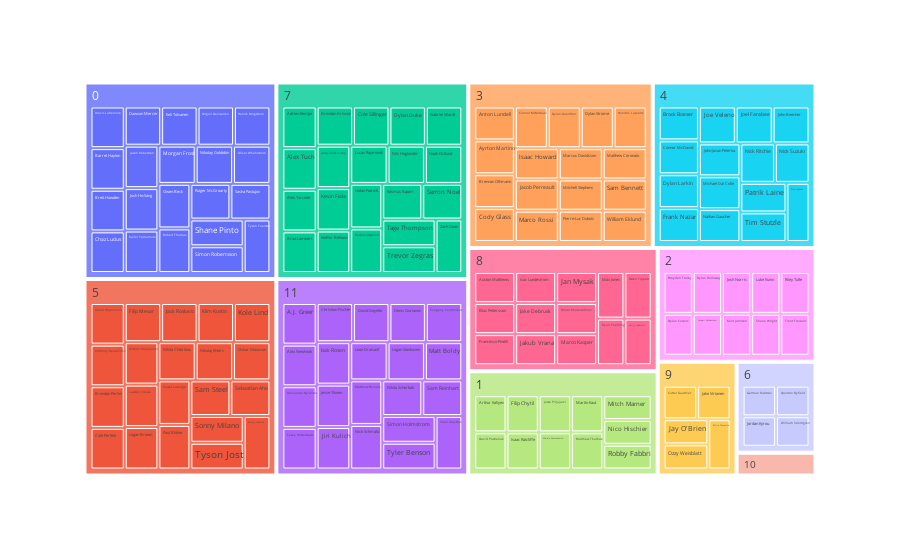

Notebook source saved alongside this figure:
### Code cell
import plotly.express as px

print(X_train.columns)
print(X_train.head())

#visualize mappings via treemap
result_summary = pd.pivot_table(X_train, index=['label', 'player_name'],  aggfunc='count').reset_index().rename(columns={'draft_position':'count'})
result_treemap = result_summary
fig = px.treemap(result_treemap,path=['label', 'player_name'],values='count')
fig.show()

### Figure 1 — Plotly figure (JSON) as saved in the notebook; plotly's stock layout.template omitted (floating-point values rounded to 4 significant figures; data arrays with more than 128 entries replaced by an {"elided": "..."} marker saying what was removed)
{"data": [{"branchvalues": "total", "domain": {"x": [0, 1], "y": [0, 1]}, "hovertemplate": "labels=%{label}<br>count=%{value}<br>parent=%{parent}<br>id=%{id}<extra></extra>", "ids": {"elided": "172 str values"}, "labels": {"elided": "172 str values"}, "name": "", "parents": {"elided": "172 str values"}, "type": "treemap", "values": {"elided": "172 int values"}}], "layout": {"legend": {"tracegroupgap": 0}, "margin": {"t": 60}}}
